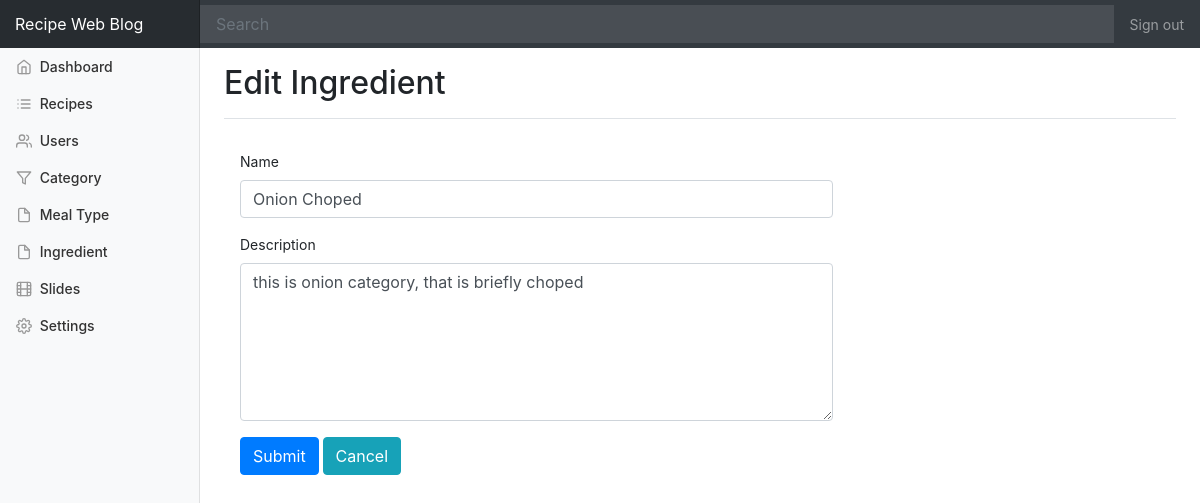
The app's page /dashboard/edit_ingredient.php?id=3 (signed in) with its own data.
### tables this page shows
CREATE TABLE `settings` (
  `id` int(10) UNSIGNED NOT NULL,
  `name` varchar(32) NOT NULL,
  `value` varchar(400) NOT NULL,
  `last_changed` timestamp NOT NULL DEFAULT CURRENT_TIMESTAMP
);

CREATE TABLE `ingredients` (
  `id` int(11) NOT NULL,
  `name` varchar(40) NOT NULL,
  `description` text NOT NULL
);

### includes/functions.php (called while the page is built, shortened)
<?php
function get_setting($name) {
  $table_name = 'settings';
  $db = (new Database())->getConnection();
  $stmt = $db->prepare('SELECT value FROM '. $table_name .' WHERE name = "'.$name.'" LIMIT 1');
  $stmt->execute();
  if($stmt->rowCount() > 0) {
    return $stmt->fetch()[0];
  } else {
    return null;
  }
}
function get_data_by_id($tablename, $id) {
  $db = (new Database)->getConnection();
  $query = 'SELECT * FROM '. $tablename . ' WHERE id = '. $id;
  $stmt = $db->prepare($query);
  $stmt->execute();
  return $stmt->fetch();
}

### dashboard/edit_ingredient.php (the view, shortened to what this page needs)
<?php
$data = get_data_by_id('ingredients',$_GET['id']);
$page_title = 'Edit Ingredient';
include_once 'partials/header.php';
?>
<div class="d-flex justify-content-between flex-wrap flex-md-nowrap align-items-center pb-2 mb-3 border-bottom">
    <h1 class="h2"><?php echo isset($page_title)? ucfirst($page_title): 'Dashboard'; ?></h1>
</div>
<div class="content">
    <div class="row">
        <div class="col-md-8">
            <div class="login-form p-3">
                <form action="operations/update_ingredient.php" method="post">
                    <fieldset>
                        <div class="form-group">
                            <label for="category_name">Name</label>
                            <input type="text" name="name" id="category_name" class="form-control" autocomplete="off" autofocus="on" value="<?php echo $data['name'] ?>"/>
                        </div>
                        <div class="form-group">
                            <label for="description">Description</label>
                            <textarea name="description" class="form-control" id="description" rows="6"><?php echo $data['description'] ?></textarea>
                        </div>
                        <div class="form-group">
                            <button class="btn btn-primary" type="submit">Submit</button>
                            <a href="category.php" class="btn btn-info">Cancel</a>
                        </div>
                    </fieldset>
                </form>
            </div>
        </div>
    </div>
</div>
<?php include_once 'partials/footer.php';

### dashboard/partials/header.php (shortened to what this page needs)
<?php
  $website_name = get_setting('website_name');
?>
<!doctype html>
<html lang="en">
  <head>
    <link rel="stylesheet" href="../css/bootstrap.min.css" media="all" />
    <link href="../css/dashboard.css" rel="stylesheet">
  </head>
  <body>
    <nav class="navbar navbar-dark sticky-top bg-dark flex-md-nowrap p-0">
      <a class="navbar-brand col-sm-3 col-md-2 mr-0" href="../index.php"><?php echo $website_name? $website_name : get_config('app', 'name'); ?></a>
      <input class="form-control form-control-dark w-100" type="text" placeholder="Search" aria-label="Search">
      <ul class="navbar-nav px-3">
        <li class="nav-item text-nowrap">
          <a class="nav-link" href="../logout.php">Sign out</a>
        </li>
      </ul>
    </nav>
    <div class="container-fluid">
      <div class="row">
        <nav class="col-md-2 d-none d-md-block bg-light sidebar">
          <div class="sidebar-fixed pt-5">
            <ul class="nav flex-column">
              <li class="nav-item">
                <a class="nav-link <?php echo isset($page_title) && $page_title === 'Dashboard'? 'active':'';?>" href="index.php">
                  <span data-feather="home"></span>
                  Dashboard <?php echo isset($page_title) && $page_title === 'Dashboard'? '<span class="sr-only">(current)</span>':'';?>
                </a>
              </li>
              <li class="nav-item">
                <a class="nav-link <?php echo isset($page_title) && $page_title === 'Recipes'? 'active':'';?>" href="recipes.php">
                  <span data-feather="list"></span>
                  Recipes <?php echo isset($page_title) && $page_title === 'Recipes'? '<span class="sr-only">(current)</span>':'';?>
                </a>
              </li>
              <li class="nav-item">
                <a class="nav-link <?php echo isset($page_title) && $page_title === 'Users'? 'active':'';?>" href="users.php">
                  <span data-feather="users"></span>
                  Users <?php echo isset($page_title) && $page_title === 'Users'? '<span class="sr-only">(current)</span>':'';?>
                </a>
              </li>
              <li class="nav-item">
                <a class="nav-link <?php echo isset($page_title) && $page_title === 'Category'? 'active':'';?>" href="category.php">
                  <span data-feather="filter"></span>
                  Category <?php echo isset($page_title) && $page_title === 'Category'? '<span class="sr-only">(current)</span>':'';?>
                </a>
              </li>
              <li class="nav-item">
                <a class="nav-link <?php echo isset($page_title) && $page_title === 'Meal Type'? 'active':'';?>" href="meal_type.php">
                  <span data-feather="file"></span>
                  Meal Type <?php echo isset($page_title) && $page_title === 'Meal Type'? '<span class="sr-only">(current)</span>':'';?>
                </a>
              </li>
              <li class="nav-item">
                <a class="nav-link <?php echo isset($page_title) && $page_title === 'Ingredient'? 'active':'';?>" href="ingredient.php">
                  <span data-feather="file"></span>
                  Ingredient <?php echo isset($page_title) && $page_title === 'Ingredient'? '<span class="sr-only">(current)</span>':'';?>
                </a>
              </li>
              <li class="nav-item dropdown">
                <a class="nav-link <?php echo isset($page_title) && $page_title === 'Slides'? 'active':'';?>" href="slides.php" >
                  <span data-feather="film"></span>
                  Slides <?php echo isset($page_title) && $page_title === 'Slides'? '<span class="sr-only">(current)</span>':'';?>
                </a>
              </li>
              <li class="nav-item">
                <a class="nav-link <?php echo isset($page_title) && $page_title === 'Settings'? 'active':'';?>" href="settings.php">
                  <span data-feather="settings"></span>
                  Settings <?php echo isset($page_title) && $page_title === 'Settings'? '<span class="sr-only">(current)</span>':'';?>
                </a>
              </li>
            </ul>
          </div>
        </nav>
        <main role="main" class="col-md-9 ml-sm-auto col-lg-10 pt-3 px-4">

### css/dashboard.css (style rules this page uses)
body { font-size: .875rem; }
.feather { width: 16px; height: 16px; vertical-align: text-bottom; }
.sidebar { position: fixed; top: 0; bottom: 0; left: 0; z-index: 100; padding: 0; box-shadow: inset -1px 0 0 rgba(0, 0, 0, .1); }
.sidebar .nav-link { font-weight: 500; color: #333; }
.sidebar .nav-link .feather { margin-right: 4px; color: #999; }
.navbar-brand { padding-top: .75rem; padding-bottom: .75rem; font-size: 1rem; background-color: rgba(0, 0, 0, .25); box-shadow: inset -1px 0 0 rgba(0, 0, 0, .25); }
.navbar .form-control { padding: .75rem 1rem; border-width: 0; border-radius: 0; }
.form-control-dark { color: #fff; background-color: rgba(255, 255, 255, .1); border-color: rgba(255, 255, 255, .1); }
.border-bottom { border-bottom: 1px solid #e5e5e5; }

### records on screen
settings: value "Recipe Web Blog"
ingredients: name "Onion Choped", description "this is onion category, that is briefly choped"

### other values on screen
$page_title "Edit Ingredient"
